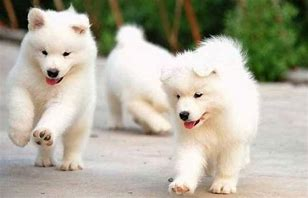
#> input picture machlineLearn/Samoyed.png, 308 x 198 px
$ python gamma.py
#> lines starting #> are read from the running program, lines starting #| are printed output that depends on the picture
from skimage import exposure
from matplotlib import pyplot as plt
from skimage import io
from pylab import *
img = io.imread("Samoyed.png")
#> img is the input picture: shape (198, 308, 3); mean R, G, B 177.5, 173.7, 156.9

# gamma correct
gamma_correct1 = exposure.adjust_gamma(img, 0.5)
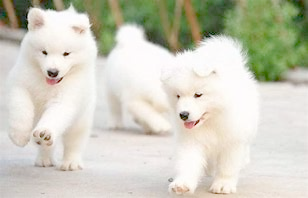
#> gamma_correct1: shape (198, 308, 3); mean R, G, B 205.9, 205.4, 189.9
gamma_correct2 = exposure.adjust_gamma(img, 5)
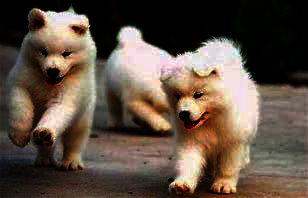
#> gamma_correct2: shape (198, 308, 3); mean R, G, B 95.8, 80.5, 67.5
figure(0)
io.imshow(gamma_correct1)
plt.show()
io.imsave("gamma_c1.jpg", gamma_correct1)
figure(1)
io.imshow(gamma_correct2)
plt.show()
io.imsave("gamma_c2.jpg", gamma_correct2)
